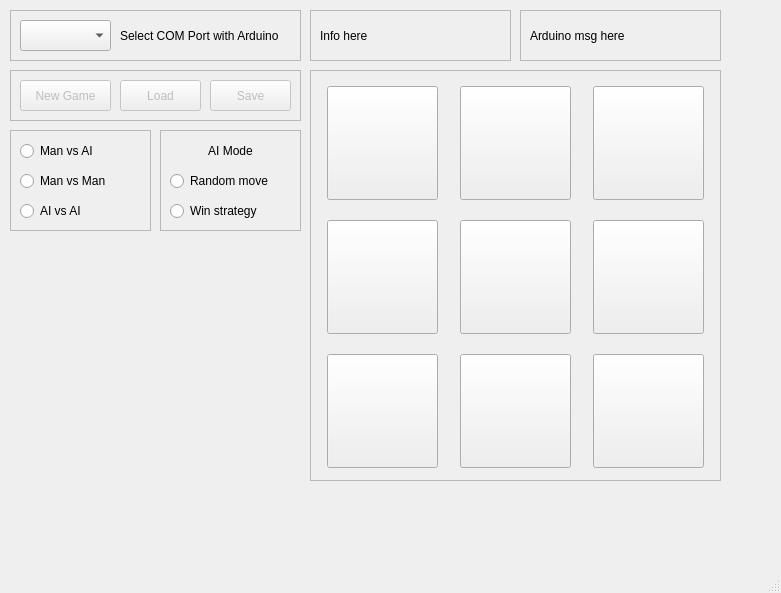
<?xml version="1.0" encoding="UTF-8"?>
<ui version="4.0">
 <class>MainWindow</class>
 <widget class="QMainWindow" name="MainWindow">
  <property name="geometry">
   <rect>
    <x>0</x>
    <y>0</y>
    <width>781</width>
    <height>593</height>
   </rect>
  </property>
  <property name="windowTitle">
   <string>MainWindow</string>
  </property>
  <widget class="QWidget" name="centralwidget">
   <widget class="QFrame" name="frame_main_buttons">
    <property name="enabled">
     <bool>true</bool>
    </property>
    <property name="geometry">
     <rect>
      <x>10</x>
      <y>70</y>
      <width>291</width>
      <height>51</height>
     </rect>
    </property>
    <property name="frameShape">
     <enum>QFrame::Shape::StyledPanel</enum>
    </property>
    <property name="frameShadow">
     <enum>QFrame::Shadow::Raised</enum>
    </property>
    <widget class="QPushButton" name="newButton">
     <property name="enabled">
      <bool>false</bool>
     </property>
     <property name="geometry">
      <rect>
       <x>10</x>
       <y>10</y>
       <width>91</width>
       <height>31</height>
      </rect>
     </property>
     <property name="text">
      <string>New Game</string>
     </property>
    </widget>
    <widget class="QPushButton" name="loadButton">
     <property name="enabled">
      <bool>false</bool>
     </property>
     <property name="geometry">
      <rect>
       <x>110</x>
       <y>10</y>
       <width>81</width>
       <height>31</height>
      </rect>
     </property>
     <property name="text">
      <string>Load</string>
     </property>
    </widget>
    <widget class="QPushButton" name="saveButton">
     <property name="enabled">
      <bool>false</bool>
     </property>
     <property name="geometry">
      <rect>
       <x>200</x>
       <y>10</y>
       <width>81</width>
       <height>31</height>
      </rect>
     </property>
     <property name="text">
      <string>Save</string>
     </property>
    </widget>
   </widget>
   <widget class="QFrame" name="frame_port">
    <property name="enabled">
     <bool>true</bool>
    </property>
    <property name="geometry">
     <rect>
      <x>10</x>
      <y>10</y>
      <width>291</width>
      <height>51</height>
     </rect>
    </property>
    <property name="frameShape">
     <enum>QFrame::Shape::StyledPanel</enum>
    </property>
    <property name="frameShadow">
     <enum>QFrame::Shadow::Raised</enum>
    </property>
    <widget class="QComboBox" name="comboBoxPorts">
     <property name="geometry">
      <rect>
       <x>10</x>
       <y>10</y>
       <width>91</width>
       <height>31</height>
      </rect>
     </property>
     <property name="placeholderText">
      <string>Select Port</string>
     </property>
     <property name="modelColumn">
      <number>0</number>
     </property>
    </widget>
    <widget class="QLabel" name="labelPort">
     <property name="geometry">
      <rect>
       <x>110</x>
       <y>10</y>
       <width>171</width>
       <height>31</height>
      </rect>
     </property>
     <property name="autoFillBackground">
      <bool>false</bool>
     </property>
     <property name="text">
      <string>Select COM Port with Arduino</string>
     </property>
    </widget>
   </widget>
   <widget class="QFrame" name="frame_stats">
    <property name="geometry">
     <rect>
      <x>310</x>
      <y>10</y>
      <width>201</width>
      <height>51</height>
     </rect>
    </property>
    <property name="frameShape">
     <enum>QFrame::Shape::StyledPanel</enum>
    </property>
    <property name="frameShadow">
     <enum>QFrame::Shadow::Raised</enum>
    </property>
    <widget class="QLabel" name="label_pc_msg">
     <property name="geometry">
      <rect>
       <x>10</x>
       <y>10</y>
       <width>181</width>
       <height>31</height>
      </rect>
     </property>
     <property name="text">
      <string>Info here</string>
     </property>
    </widget>
   </widget>
   <widget class="QFrame" name="frame_game_modes">
    <property name="enabled">
     <bool>true</bool>
    </property>
    <property name="geometry">
     <rect>
      <x>10</x>
      <y>130</y>
      <width>141</width>
      <height>101</height>
     </rect>
    </property>
    <property name="frameShape">
     <enum>QFrame::Shape::StyledPanel</enum>
    </property>
    <property name="frameShadow">
     <enum>QFrame::Shadow::Raised</enum>
    </property>
    <widget class="QRadioButton" name="radioButton_mai">
     <property name="geometry">
      <rect>
       <x>10</x>
       <y>10</y>
       <width>121</width>
       <height>22</height>
      </rect>
     </property>
     <property name="autoFillBackground">
      <bool>true</bool>
     </property>
     <property name="text">
      <string>Man vs AI</string>
     </property>
    </widget>
    <widget class="QRadioButton" name="radioButton_mvm">
     <property name="geometry">
      <rect>
       <x>10</x>
       <y>40</y>
       <width>121</width>
       <height>22</height>
      </rect>
     </property>
     <property name="autoFillBackground">
      <bool>true</bool>
     </property>
     <property name="text">
      <string>Man vs Man</string>
     </property>
    </widget>
    <widget class="QRadioButton" name="radioButton_ava">
     <property name="geometry">
      <rect>
       <x>10</x>
       <y>70</y>
       <width>121</width>
       <height>22</height>
      </rect>
     </property>
     <property name="autoFillBackground">
      <bool>true</bool>
     </property>
     <property name="text">
      <string>AI vs AI</string>
     </property>
    </widget>
   </widget>
   <widget class="QFrame" name="frame_ai_modes">
    <property name="enabled">
     <bool>true</bool>
    </property>
    <property name="geometry">
     <rect>
      <x>160</x>
      <y>130</y>
      <width>141</width>
      <height>101</height>
     </rect>
    </property>
    <property name="frameShape">
     <enum>QFrame::Shape::StyledPanel</enum>
    </property>
    <property name="frameShadow">
     <enum>QFrame::Shadow::Raised</enum>
    </property>
    <widget class="QRadioButton" name="radioButton_ws">
     <property name="geometry">
      <rect>
       <x>10</x>
       <y>70</y>
       <width>121</width>
       <height>22</height>
      </rect>
     </property>
     <property name="autoFillBackground">
      <bool>true</bool>
     </property>
     <property name="text">
      <string>Win strategy</string>
     </property>
    </widget>
    <widget class="QRadioButton" name="radioButton_rm">
     <property name="geometry">
      <rect>
       <x>10</x>
       <y>40</y>
       <width>121</width>
       <height>22</height>
      </rect>
     </property>
     <property name="autoFillBackground">
      <bool>true</bool>
     </property>
     <property name="text">
      <string>Random move</string>
     </property>
    </widget>
    <widget class="QLabel" name="label">
     <property name="geometry">
      <rect>
       <x>10</x>
       <y>10</y>
       <width>121</width>
       <height>21</height>
      </rect>
     </property>
     <property name="text">
      <string>AI Mode</string>
     </property>
     <property name="textFormat">
      <enum>Qt::TextFormat::AutoText</enum>
     </property>
     <property name="scaledContents">
      <bool>false</bool>
     </property>
     <property name="alignment">
      <set>Qt::AlignmentFlag::AlignCenter</set>
     </property>
     <property name="wordWrap">
      <bool>false</bool>
     </property>
    </widget>
   </widget>
   <widget class="QFrame" name="frame_2">
    <property name="geometry">
     <rect>
      <x>520</x>
      <y>10</y>
      <width>201</width>
      <height>51</height>
     </rect>
    </property>
    <property name="autoFillBackground">
     <bool>false</bool>
    </property>
    <property name="frameShape">
     <enum>QFrame::Shape::StyledPanel</enum>
    </property>
    <property name="frameShadow">
     <enum>QFrame::Shadow::Raised</enum>
    </property>
    <widget class="QLabel" name="label_arduino_msg">
     <property name="geometry">
      <rect>
       <x>10</x>
       <y>10</y>
       <width>171</width>
       <height>31</height>
      </rect>
     </property>
     <property name="text">
      <string>Arduino msg here</string>
     </property>
    </widget>
   </widget>
   <widget class="QFrame" name="frame_board">
    <property name="geometry">
     <rect>
      <x>310</x>
      <y>70</y>
      <width>411</width>
      <height>411</height>
     </rect>
    </property>
    <property name="frameShape">
     <enum>QFrame::Shape::StyledPanel</enum>
    </property>
    <property name="frameShadow">
     <enum>QFrame::Shadow::Raised</enum>
    </property>
    <widget class="QLabel" name="labelBoard">
     <property name="geometry">
      <rect>
       <x>10</x>
       <y>10</y>
       <width>394</width>
       <height>394</height>
      </rect>
     </property>
     <property name="autoFillBackground">
      <bool>false</bool>
     </property>
     <property name="text">
      <string/>
     </property>
     <property name="pixmap">
      <pixmap resource="resources.qrc">:/resources/assets/board_c.png</pixmap>
     </property>
     <property name="scaledContents">
      <bool>true</bool>
     </property>
    </widget>
    <widget class="QPushButton" name="button_22">
     <property name="geometry">
      <rect>
       <x>150</x>
       <y>150</y>
       <width>111</width>
       <height>114</height>
      </rect>
     </property>
     <property name="text">
      <string/>
     </property>
     <property name="iconSize">
      <size>
       <width>100</width>
       <height>100</height>
      </size>
     </property>
    </widget>
    <widget class="QPushButton" name="button_12">
     <property name="geometry">
      <rect>
       <x>150</x>
       <y>16</y>
       <width>111</width>
       <height>114</height>
      </rect>
     </property>
     <property name="text">
      <string/>
     </property>
     <property name="iconSize">
      <size>
       <width>100</width>
       <height>100</height>
      </size>
     </property>
    </widget>
    <widget class="QPushButton" name="button_32">
     <property name="geometry">
      <rect>
       <x>150</x>
       <y>284</y>
       <width>111</width>
       <height>114</height>
      </rect>
     </property>
     <property name="text">
      <string/>
     </property>
     <property name="iconSize">
      <size>
       <width>100</width>
       <height>100</height>
      </size>
     </property>
    </widget>
    <widget class="QPushButton" name="button_11">
     <property name="geometry">
      <rect>
       <x>17</x>
       <y>16</y>
       <width>111</width>
       <height>114</height>
      </rect>
     </property>
     <property name="text">
      <string/>
     </property>
     <property name="iconSize">
      <size>
       <width>100</width>
       <height>100</height>
      </size>
     </property>
    </widget>
    <widget class="QPushButton" name="button_21">
     <property name="geometry">
      <rect>
       <x>17</x>
       <y>150</y>
       <width>111</width>
       <height>114</height>
      </rect>
     </property>
     <property name="text">
      <string/>
     </property>
     <property name="iconSize">
      <size>
       <width>100</width>
       <height>100</height>
      </size>
     </property>
    </widget>
    <widget class="QPushButton" name="button_31">
     <property name="geometry">
      <rect>
       <x>17</x>
       <y>284</y>
       <width>111</width>
       <height>114</height>
      </rect>
     </property>
     <property name="text">
      <string/>
     </property>
     <property name="iconSize">
      <size>
       <width>100</width>
       <height>100</height>
      </size>
     </property>
    </widget>
    <widget class="QPushButton" name="button_13">
     <property name="geometry">
      <rect>
       <x>283</x>
       <y>16</y>
       <width>111</width>
       <height>114</height>
      </rect>
     </property>
     <property name="text">
      <string/>
     </property>
     <property name="iconSize">
      <size>
       <width>100</width>
       <height>100</height>
      </size>
     </property>
    </widget>
    <widget class="QPushButton" name="button_23">
     <property name="geometry">
      <rect>
       <x>283</x>
       <y>150</y>
       <width>111</width>
       <height>114</height>
      </rect>
     </property>
     <property name="text">
      <string/>
     </property>
     <property name="iconSize">
      <size>
       <width>100</width>
       <height>100</height>
      </size>
     </property>
    </widget>
    <widget class="QPushButton" name="button_33">
     <property name="geometry">
      <rect>
       <x>283</x>
       <y>284</y>
       <width>111</width>
       <height>114</height>
      </rect>
     </property>
     <property name="text">
      <string/>
     </property>
     <property name="iconSize">
      <size>
       <width>100</width>
       <height>100</height>
      </size>
     </property>
    </widget>
   </widget>
  </widget>
  <widget class="QMenuBar" name="menubar">
   <property name="geometry">
    <rect>
     <x>0</x>
     <y>0</y>
     <width>781</width>
     <height>25</height>
    </rect>
   </property>
  </widget>
  <widget class="QStatusBar" name="statusbar"/>
 </widget>
 <resources>
  <include location="resources.qrc"/>
 </resources>
 <connections/>
</ui>
